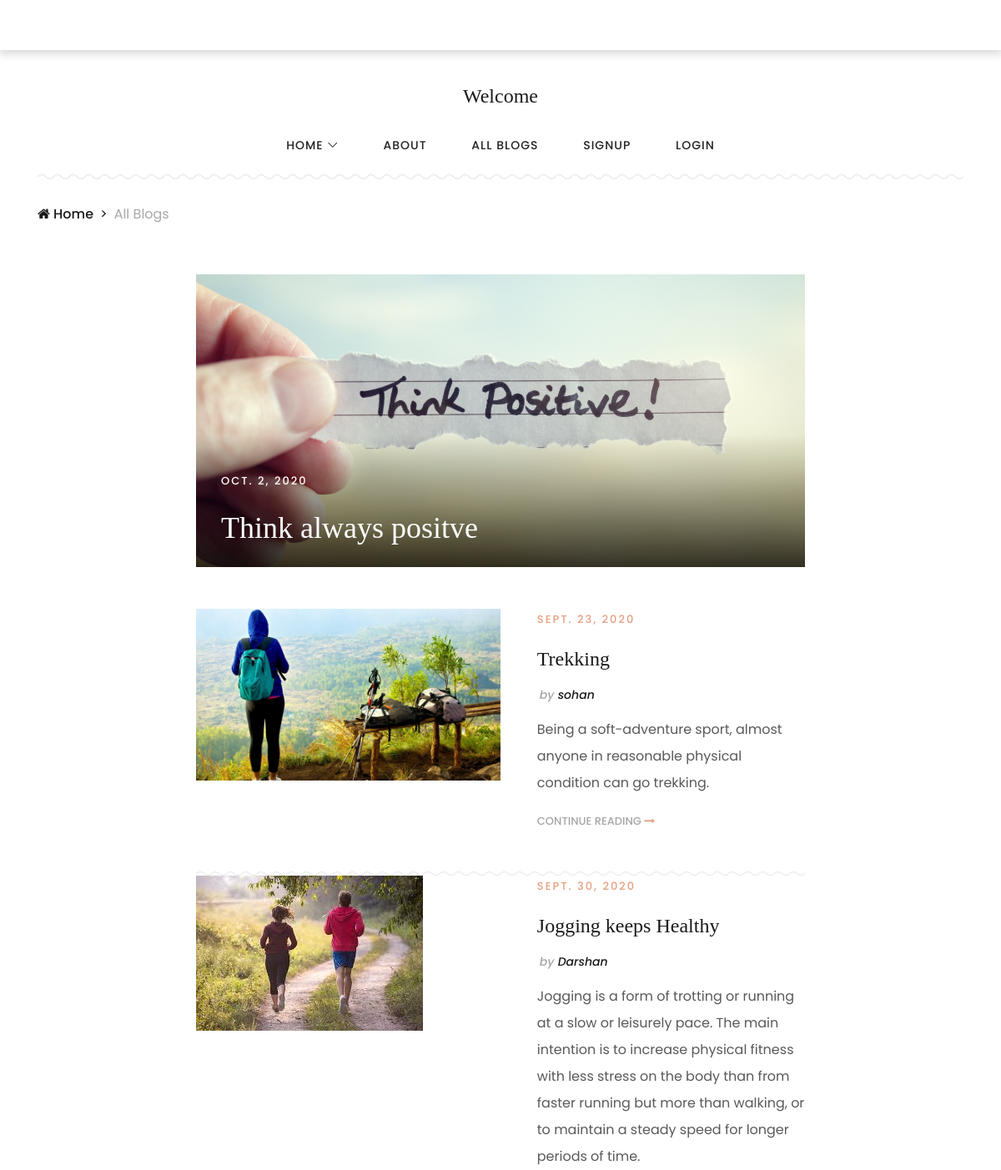
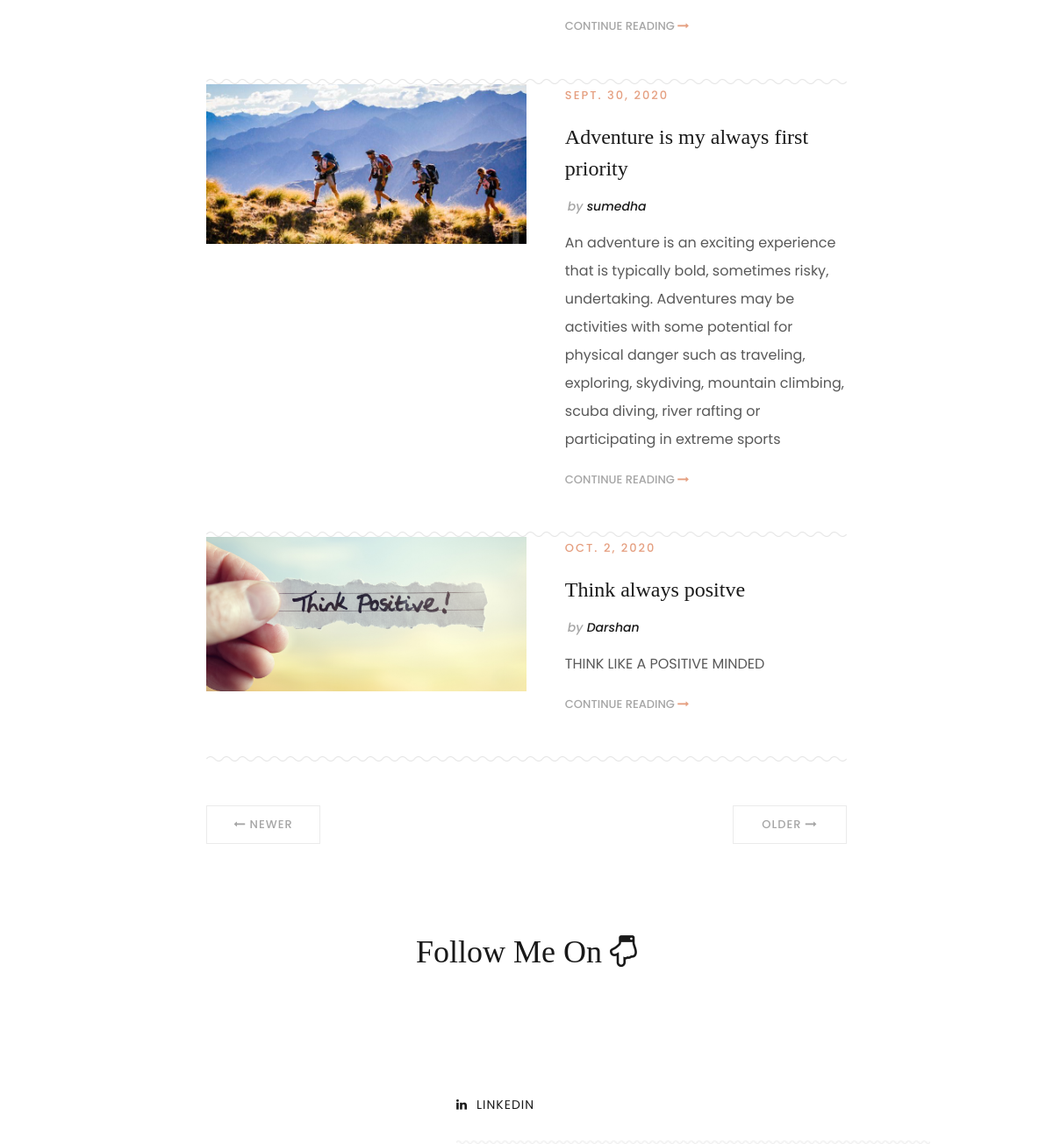
/allblogs/, run on the app's committed database (2 pictures, top to bottom).
### Blog/models.py (models this page shows, shortened)
class BlogModel(models.Model):
    usr = models.ForeignKey(User, on_delete=models.CASCADE, null=True)
    cat = models.ForeignKey(Category, on_delete=models.CASCADE, null=True)
    title = models.CharField(max_length=50, null=True)
    desc = models.TextField(null=True)
    date = models.DateField(null=True)
    long_desc = models.TextField(null=True)
    image = models.FileField(null=True)

### Blog/views.py (the view)
# urls.py: path('allblogs/', NewAllblogs, name='allblog'),
def NewAllblogs(request):
    allblogs = BlogModel.objects.all()
    latest_blog = BlogModel.objects.last()
    d = {'allblogs': allblogs, 'latest_blog': latest_blog}
    return render(request, 'newtemp/allblogs.html', d)

### Blog/templates/newtemp/allblogs.html
{% extends 'newtemp/base.html' %}
{% load static %}
{% block body %}
    <div class="breadcrumb-area">
        <div class="container">
            <div class="row">
                <div class="col-12">
                    <img src="{% static 'img/core-img/breadcrumb-line.png' %}" alt="">
                    <nav aria-label="breadcrumb">
                        <ol class="breadcrumb">
                            <li class="breadcrumb-item"><a href="{% url 'home' %}"><i class="fa fa-home"></i> Home</a></li>
                            <li class="breadcrumb-item active" aria-current="page">All Blogs</li>
                        </ol>
                    </nav>
                </div>
            </div>
        </div>
    </div>
    <section class="blog-content-area section-padding-0-100">
        <div class="container">
            <div class="row justify-content-center">
                <div class="col-12 col-lg-8">
                    <div class="blog-posts-area">
                        <div class="featured-posts">
                            <a href="{% url 'blog' latest_blog.id %}"><img src="{{ latest_blog.image.url }}" alt=""></a>
                            <div class="featured-post-content">
                                <p>{{ latest_blog.date }}</p>
                                <a href="{% url 'blog' latest_blog.id %}" class="post-title">
                                    <h2>{{ latest_blog.title }}</h2>
                                </a>
                            </div>
                        </div>
                        <div class="single-blog-post d-flex flex-wrap mt-50">
                            {% for i in allblogs %}
                            <div class="post-thumbnail mb-50">
                                <a href="{% url 'blog' i.id %}"><img src="{{ i.image.url }}" alt=""></a>
                            </div>
                            <div class="post-content mb-50">
                                <p class="post-date">{{ i.date }}</p>
                                <a href="{% url 'blog' i.id %}" class="post-title">
                                    <h4>{{ i.title }}</h4>
                                </a>
                                <div class="post-meta">
                                    <a href="{% url 'blog' i.id %}"><span>by</span> {{ i.usr.first_name }}</a>
                                </div>
                                <p class="post-excerpt">{{ i.desc }}</p>
                                <a href="{% url 'blog' i.id %}" class="read-more-btn">Continue Reading <i class="fa fa-long-arrow-right" aria-hidden="true"></i></a>
                            </div>
                            <img class="post-curve-line" src="{% static 'img/core-img/post-curve-line.png' %}" alt="">
                            {% endfor %}
                        </div>
                    </div>
                    <ol class="foode-pager mt-50">
                        <li><a href="#"><i class="fa fa-long-arrow-left" aria-hidden="true"></i> Newer</a></li>
                        <li><a href="#">Older <i class="fa fa-long-arrow-right" aria-hidden="true"></i></a></li>
                    </ol>
                </div>
            </div>
        </div>
    </section>
   {% endblock %}

### Blog/static/style.css (style rules this page uses)
* { margin: 0; padding: 0; }
body { font-family: "Poppins", sans-serif; font-size: 14px; }
h1, h2, h3, h4, h5, h6 { color: #191919; line-height: 1.3; font-weight: 400; font-family: "Merriweather", serif; }
p { font-family: "Poppins", sans-serif; color: #595959; font-size: 16px; line-height: 2; font-weight: 400; }
a, a:hover, a:focus { -webkit-transition-duration: 500ms; transition-duration: 500ms; text-decoration: none; outline: 0 solid transparent; color: #191919; font-weight: 500; font-size: 14px; font-family: "Poppins", sans-serif; }
ul, ol { margin: 0; }
ul li, ol li { list-style: none; }
img { height: auto; max-width: 100%; }
.mt-50 { margin-top: 50px !important; }
.mb-50 { margin-bottom: 50px !important; }
.section-padding-0-100 { padding-top: 0; padding-bottom: 100px; }
.featured-posts { position: relative; z-index: 2; }
.featured-posts::after { content: ""; position: absolute; height: 50%; width: 100%; z-index: 2; top: 50%; left: 0; background: rgba(0, 0, 0, 0.8); background: -webkit-linear-gradient(bottom, rgba(0, 0, 0, 0.8) 0%, rgba(0, 0, 0, 0.01) 90%, rgba(0, 0, 0, 0) 100%); background: linear-gradient(to top, rgba(0, 0, 0, 0.8) 0%, rgba(0, 0, 0, 0.01) 90%, rgba(0, 0, 0, 0) 100%); }
.featured-posts .featured-post-content { position: absolute; bottom: 20px; left: 30px; z-index: 30; right: 50px; }
.featured-posts .featured-post-content p { font-weight: 500; font-size: 13px; color: #ffffff; text-transform: uppercase; letter-spacing: 2px; }
.featured-posts .featured-post-content .post-title h2 { -webkit-transition-duration: 500ms; transition-duration: 500ms; font-size: 36px; color: #ffffff; font-weight: 300; line-height: 1.5; margin-bottom: 0; }
.breadcrumb-area { position: relative; z-index: 10; width: 100%; padding-bottom: 60px; }
.breadcrumb-area .breadcrumb { margin: 0; padding: 0; padding-top: 30px; background-color: transparent; }
.breadcrumb-area .breadcrumb .breadcrumb-item { font-size: 16px; color: #a6a6a6; }
.breadcrumb-area .breadcrumb .breadcrumb-item a { font-size: 16px; color: #191919; }
.breadcrumb-area .breadcrumb .breadcrumb-item + .breadcrumb-item::before { color: #191919; content: ">"; }
.single-blog-post { position: relative; z-index: 1; }
.single-blog-post .post-thumbnail { position: relative; z-index: 1; -webkit-box-flex: 0; -ms-flex: 0 0 50%; flex: 0 0 50%; max-width: 50%; width: 50%; margin-right: 6%; }
.single-blog-post .post-content { -webkit-box-flex: 0; -ms-flex: 0 0 44%; flex: 0 0 44%; max-width: 44%; width: 44%; }
.single-blog-post .post-content .post-date { font-weight: 500; font-size: 13px; color: #ffffff; text-transform: uppercase; letter-spacing: 2px; color: #e59f80; }
.single-blog-post .post-content .post-title h4 { -webkit-transition-duration: 500ms; transition-duration: 500ms; font-weight: 300; line-height: 1.5; margin-bottom: 15px; }
.single-blog-post .post-content .post-meta { position: relative; z-index: 1; margin-bottom: 15px; }
.single-blog-post .post-content .post-meta a { display: inline-block; font-size: 14px; color: #191919; margin-right: 15px; }
.single-blog-post .post-content .post-meta a:first-child { font-style: italic; }
.single-blog-post .post-content .post-meta a span, .single-blog-post .post-content .post-meta a i { color: #a6a6a6; margin-left: 3px; }
.single-blog-post .post-content .post-excerpt { font-size: 16px; color: #595959; margin-bottom: 0; }
.single-blog-post .post-content .read-more-btn { display: block; margin-top: 20px; color: #a6a6a6; font-size: 13px; margin-bottom: 0; text-transform: uppercase; }
.single-blog-post .post-content .read-more-btn i { -webkit-transition-duration: 300ms; transition-duration: 300ms; color: #e59f80; }
.foode-pager { display: -webkit-box; display: -ms-flexbox; display: flex; -webkit-box-pack: justify; -ms-flex-pack: justify; justify-content: space-between; }
.foode-pager li a { width: 130px; height: 44px; border: 1px solid #ebebeb; display: inline-block; font-size: 13px; color: #a6a6a6; text-transform: uppercase; letter-spacing: 1px; line-height: 42px; text-align: center; }

### Blog/static/css/classy-nav.css (style rules this page uses)
* { margin: 0; padding: 0; }
body { font-family: "Roboto", sans-serif; }
ul, ol { margin: 0; }
ul li, ol li { list-style: none; }
img { height: auto; max-width: 100%; }
.justify-content-center { -webkit-box-pack: center; -ms-flex-pack: center; justify-content: center; }

### data on the page
BlogModel: image (picture), date "OCT. 2, 2020", title "Think always positve", usr.first_name "Darshan", desc "THINK LIKE A POSITIVE MINDED"
BlogModel: image (picture), date "SEPT. 23, 2020", title "Trekking", usr.first_name "sohan", desc "Being a soft-adventure sport, almost anyone in reasonable physical condition can go trekking."
BlogModel: image (picture), date "SEPT. 30, 2020", title "Jogging keeps Healthy", usr.first_name "Darshan", desc "Jogging is a form of trotting or running at a slow or leisurely pace. The main intention is to increase physical fitness with less stress on the body than from faster running but more than walking, or to maintain a steady speed for longer periods of time."
BlogModel: image (picture), date "SEPT. 30, 2020", title "Adventure is my always first priority", usr.first_name "sumedha", desc "An adventure is an exciting experience that is typically bold, sometimes risky, undertaking. Adventures may be activities with some potential for physical danger such as traveling, exploring, skydiving, mountain climbing, scuba diving, river rafting or participating in extreme sports"
